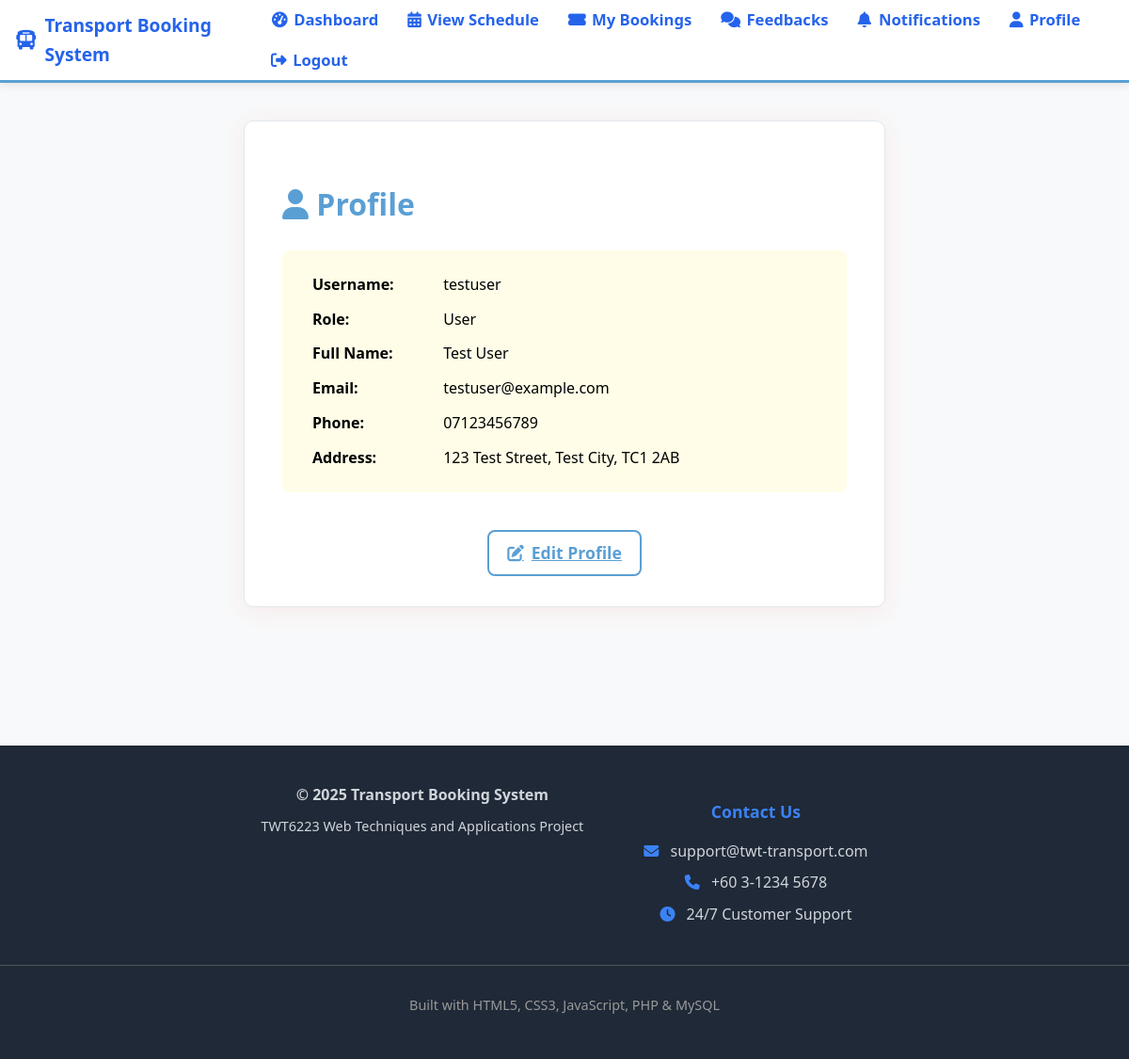
Screenshot of /views/profile.php (signed in) with the database file from the repository.
### tables this page shows
CREATE TABLE profiles (
    id INT AUTO_INCREMENT PRIMARY KEY,
    user_id INT NOT NULL,
    full_name VARCHAR(100),
    phone VARCHAR(20),
    address TEXT,
    FOREIGN KEY (user_id) REFERENCES users(id) ON DELETE CASCADE
);

CREATE TABLE users (
    id INT AUTO_INCREMENT PRIMARY KEY,
    username VARCHAR(150) NOT NULL UNIQUE,
    password VARCHAR(128) NOT NULL,  
    email VARCHAR(254),
    is_staff BOOLEAN DEFAULT 0,
    is_superuser BOOLEAN DEFAULT 0
);

### views/profile.php (the view, shortened to what this page needs)
<?php
require_once('header.php');
$db = getDB();
$user_id = $_SESSION['user']['id'];
$sql = 'SELECT u.username, u.email, u.is_staff, u.is_superuser, p.full_name, p.phone, p.address
        FROM users u
        LEFT JOIN profiles p ON u.id = p.user_id
        WHERE u.id = ?';
$stmt = $db->prepare($sql);
$stmt->execute([$user_id]);
$user = $stmt->fetch(PDO::FETCH_ASSOC);
?>
<main style="display:flex;flex-direction:column;align-items:center;min-height:80vh;">
    <div class="card" style="margin-top:2.5rem;padding:2.5rem 2.5rem 2rem 2.5rem;min-width:400px;max-width:600px;width:100%;box-shadow:0 4px 24px rgba(229,57,53,0.08);">
        <h1 style="margin-bottom:1.5rem;"><i class="fa fa-user icon-red"></i> Profile</h1>
        <div style="display:flex;flex-direction:column;gap:0.7rem;background:#fffde7;border-radius:8px;padding:1.5rem 2rem;margin-bottom:2rem;">
            <div style="display:flex;gap:1.2rem;"><span style="font-weight:700;min-width:120px;">Username:</span><span><?php echo htmlspecialchars($user['username']); ?></span></div>
            <div style="display:flex;gap:1.2rem;"><span style="font-weight:700;min-width:120px;">Role:</span><span><?php echo ($user['is_superuser'] ? 'Admin' : ($user['is_staff'] ? 'Admin' : 'User')); ?></span></div>
            <div style="display:flex;gap:1.2rem;"><span style="font-weight:700;min-width:120px;">Full Name:</span><span><?php echo htmlspecialchars($user['full_name'] ?? ''); ?></span></div>
            <div style="display:flex;gap:1.2rem;"><span style="font-weight:700;min-width:120px;">Email:</span><span><?php echo htmlspecialchars($user['email'] ?? ''); ?></span></div>
            <div style="display:flex;gap:1.2rem;"><span style="font-weight:700;min-width:120px;">Phone:</span><span><?php echo htmlspecialchars($user['phone'] ?? ''); ?></span></div>
            <div style="display:flex;gap:1.2rem;"><span style="font-weight:700;min-width:120px;">Address:</span><span><?php echo htmlspecialchars($user['address'] ?? ''); ?></span></div>
        </div>
        <div style="display:flex;justify-content:center;">
            <a href="edit_profile.php" class="bus-action-btn"><i class="fa fa-edit"></i> Edit Profile</a>
        </div>
    </div>
</main>
<?php require_once('footer.php'); ?>

### assets/css/style.css (style rules this page uses)
body { background: #f8f9fa; font-family: 'Segoe UI', 'Roboto', Arial, sans-serif; margin: 0; padding: 0; scroll-behavior: smooth; line-height: 1.6; }
.card { background: #ffffff; border: 1px solid #e1e8ed; box-shadow: 0 2px 8px rgba(90,159,212,0.15); border-radius: 10px; }
h1, h2, h3, h4 { color: #5A9FD4; font-weight: 700; }
.icon-red { color: #5A9FD4; }
.bus-action-btn { display: inline-flex; align-items: center; gap: 0.5rem; background: #fff; color: #5A9FD4; border: 2px solid #5A9FD4; border-radius: 8px; font-weight: 600; font-size: 1.1rem; padding: 0.5rem 1.2rem; margin-top: 0.5rem; transition: background 0.2s, color 0.2s, box-shadow 0.2s; cursor: pointer; width: auto; min-width: 80px; max-width: 100%; justify-content: center; }
.bus-action-btn i, .add-bus-btn i, .back-btn i { color: inherit; transition: color 0.18s; }

### assets/css/color-palette.css (style rules this page uses)
:root { --primary-blue: #2563eb; --primary-blue-dark: #1d4ed8; --primary-blue-light: #3b82f6; --primary-blue-pale: #dbeafe; --secondary-teal: #0891b2; --secondary-teal-dark: #0e7490; --secondary-teal-light: #06b6d4; --secondary-teal-pale: #cffafe; --success-green: #059669; --success-green-dark: #047857; --success-green-light: #10b981; --success-green-pale: #d1fae5; --warning-orange: #d97706; --warning-orange-dark: #b45309; --warning-orange-light: #f59e0b; --warning-orange-pale: #fef3c7; --error-red: #dc2626; --error-red-dark: #b91c1c; --error-red-light: #ef4444; --error-red-pale: #fee2e2; --neutral-white: #ffffff; --neutral-gray-50: #f9fafb; --neutral-gray-100: #f3f4f6; --neutral-gray-200: #e5e7eb; --neutral-gray-300: #d1d5db; --neutral-gray-400: #9ca3af; --neutral-gray-500: #6b7280; --neutral-gray-600: #4b5563; --neutral-gray-700: #374151; --neutral-gray-800: #1f2937; --neutral-gray-900: #111827; --text-primary: var(--neutral-gray-900); --text-secondary: var(--neutral-gray-600); --text-muted: var(--neutral-gray-500); --text-light: var(--neutral-gray-400); --text-on-primary: var(--neutral-white); --bg-primary: var(--neutral-white); --bg-secondary: var(--neutral-gray-50); --bg-tertiary: var(--neutral-gray-100); --bg-overlay: rgba(0, 0, 0, 0.5); --border-light: var(--neutral-gray-200); --border-medium: var(--neutral-gray-300); --border-dark: var(--neutral-gray-400); --border-primary: var(--primary-blue); --shadow-sm: 0 1px 2px 0 rgba(0, 0, 0, 0.05); --shadow-md: 0 4px 6px -1px rgba(0, 0, 0, 0.1), 0 2px 4px -1px rgba(0, 0, 0, 0.06); --shadow-lg: 0 10px 15px -3px rgba(0, 0, 0, 0.1), 0 4px 6px -2px rgba(0, 0, 0, 0.05); --shadow-xl: 0 20px 25px -5px rgba(0, 0, 0, 0.1), 0 10px 10px -5px rgba(0, 0, 0, 0.04); --gradient-primary: linear-gradient(135deg, var(--primary-blue) 0%, var(--primary-blue-dark) 100%); --gradient-secondary: linear-gradient(135deg, var(--secondary-teal) 0%, var(--secondary-teal-dark) 100%); --gradient-success: linear-gradient(135deg, var(--success-green) 0%, var(--success-green-dark) 100%); --gradient-page: linear-gradient(135deg, var(--neutral-gray-50) 0%, var(--neutral-gray-100) 100%); --seat-available: var(--success-green); --seat-booked: var(--neutral-gray-400); --seat-selected: var(--primary-blue); --seat-unavailable: var(--neutral-gray-300); --status-active: var(--success-green); --status-inactive: var(--neutral-gray-400); --status-pending: var(--warning-orange); --status-cancelled: var(--error-red); --hover-opacity: 0.9; --focus-ring: 0 0 0 3px rgba(37, 99, 235, 0.1); --transition-default: all 0.2s ease-in-out; }

### rows the page displays
profiles: user.username "testuser", full_name "Test User", user.email "testuser@example.com", phone "07123456789", address "123 Test Street, Test City, TC1 2AB"
